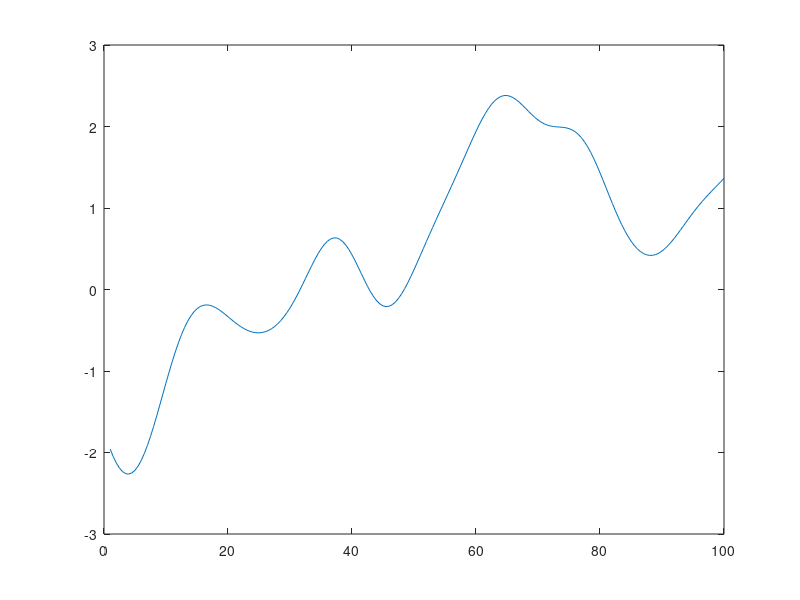

Recreate this plot in MATLAB.
clear all;
clc;
close all;


points = [1 : 0.5 : 100]';

l = 10/sqrt(2);


signal_std = 1;

noise = 0.0;

kernel = signal_std^2 * exp (- squareform(pdist(points)).^2 / (2 * l^2) ) + noise^2 * eye(numel(points));

R = mvnrnd( zeros(numel(points), 1) , kernel, 1);


plot(points, R);
hold on;
% axis([1 100 -20 20]);
